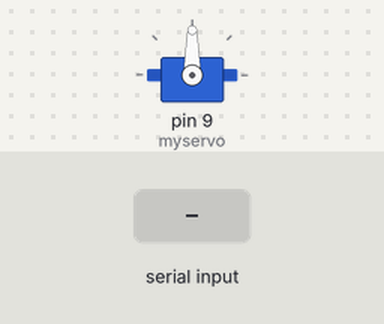
Simulated run of this sketch. Board: Arduino Uno, built with avr-gcc and run on an emulated ATmega328P. On the bench: servo. The inputs (shaded band) are chosen by the test bench.

Above: at 1.2 s.
1.3 s: "L" received over Serial
Timing chart, 0 to 4.3 s (numbered marks = the images above; inputs shaded):
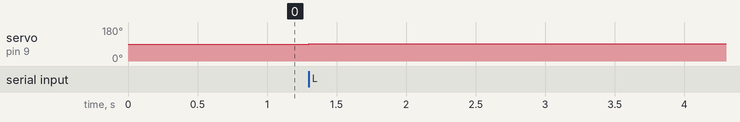

The sketch:

Sweep_Servov2.ino
```cpp
//@author> Tomas de Camino

#include <Servo.h>
int incomingByte = 0;
int ang = 90; //store the angle

Servo myservo;

void setup()
{
  Serial.begin(9600);
  myservo.attach(9);  // attaches the servo on pin 9 to the servo object
  myservo.write(ang);
}


void loop()
{
  if (Serial.available() > 0) {
    // read the oldest byte in the serial buffer:

    incomingByte = Serial.read();
    if(incomingByte=='L'){
      ang+=2;
    }
    else if(incomingByte=='R'){
      ang-=2;
    }else{
      ang =90;
    }
  }
  myservo.write(constrain(ang,0,180));

}
```

Measured:
- after the input at 1.3 s, servo on pin 9 (myservo): 90° → 92° at once
